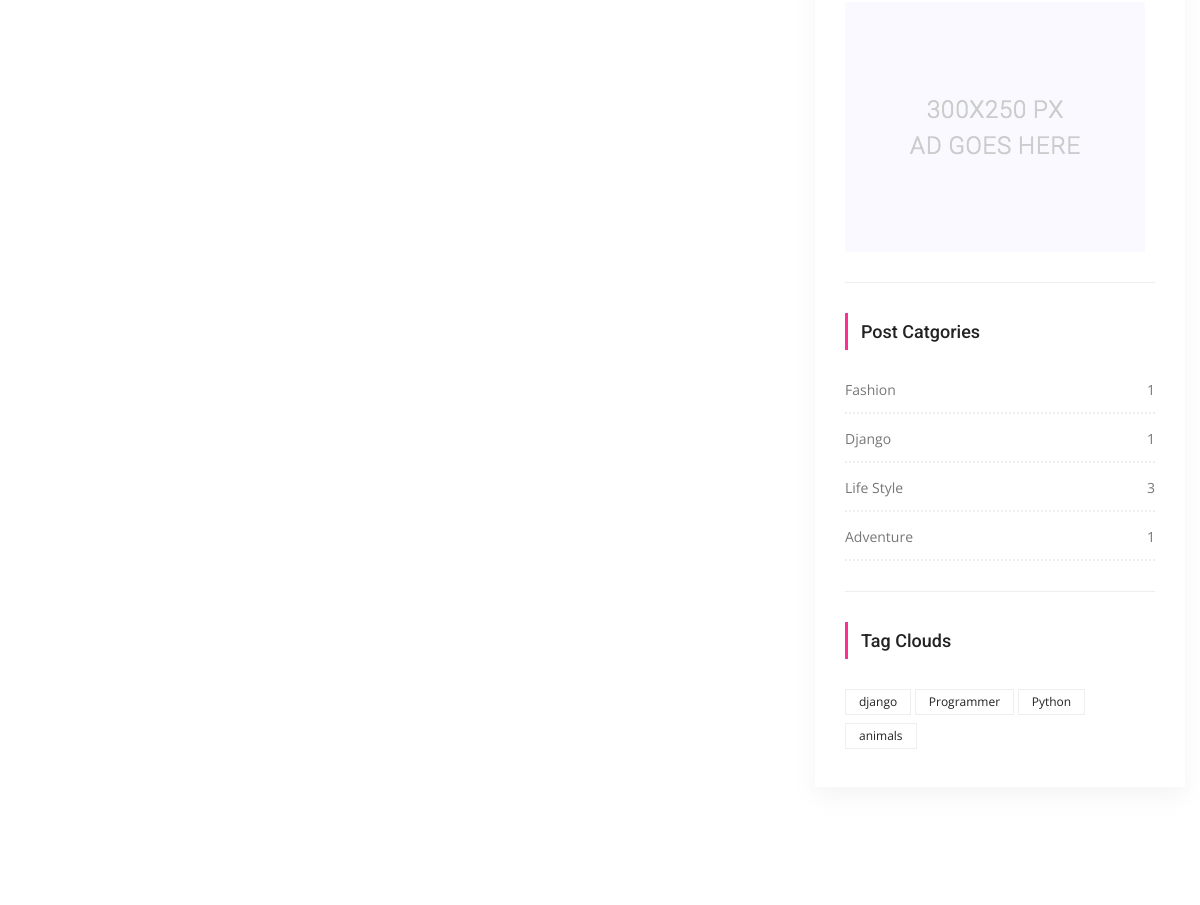
Page /users/register/ (middle part) on the earlier database version.
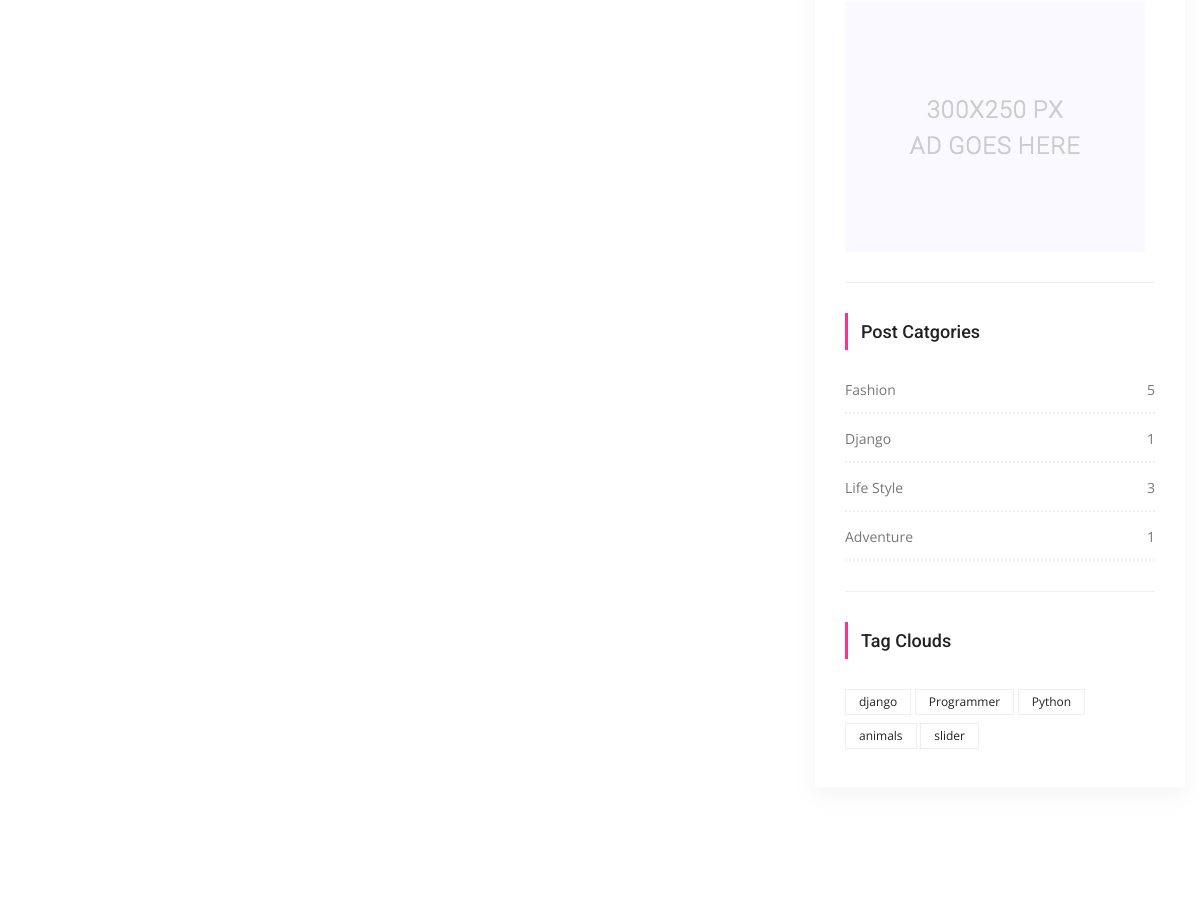
Same page on the later database version.
### posts/models.py (models this page shows, shortened)
class Category(models.Model):
    title = models.CharField(max_length=250)
    slug = models.SlugField(editable=False)
    def post_count(self):
        return self.posts.all().count() #posts -> related_name="posts" dan geliyor..

class Tag(models.Model):
    title = models.CharField(max_length = 50)
    slug = models.SlugField(editable = False )
    def __str__(self):
        return self.title

### users/views.py (the view)
# urls.py: path('register/', RegisterView.as_view(), name='register'),
class RegisterView(CreateView):
    template_name = 'users/register.html'
    form_class = RegisterForm
    success_url = '/' # işlem başarılı login page olana kadar, buraya gitsin.

### posts/templatetags/custom_tags.py (called while the page is built)
@register.simple_tag(name="categories")
def all_categories():
    return Category.objects.all()

@register.simple_tag(name="tags")
def all_tags():
    return Tag.objects.all()

### templates/users/register.html (shortened to what this page needs)
{% extends 'base.html' %}
{% load static %}
    {% block content %}
        <section class="blog_area p_120">
            <div class="container">
                <div class="row">
                    <div class="col-lg-8">
                    </div>
                    {% include 'right_side.html' %}
                </div>
            </div>
        </section>
   {% endblock %}

### templates/right_side.html (shortened to what this page needs)
{% load static %}
{% load custom_tags %}
  <div class="col-lg-4">
            <div class="blog_right_sidebar">
                <aside class="single_sidebar_widget">
                    <a href="#"><img class="img-fluid" src="{% static "img/blog/add.jpg" %}" alt=""></a>
                    <div class="br"></div>
                </aside>
                <aside class="single_sidebar_widget post_category_widget">
                    <h4 class="widget_title">Post Catgories</h4>
                    <ul class="list cat-list">
                       {% categories as categories %}
                        {% for category in categories %}
                        <li>
                            <a href="{% url 'category_detail' pk=category.id slug=category.slug %}" class="d-flex justify-content-between">
                                <p>{{ category.title }}</p>
                                <p>{{ category.post_count }}</p>
                            </a>
                        </li>
                        {% endfor %}
                    </ul>
                    <div class="br"></div>
                </aside>
                <aside class="single-sidebar-widget tag_cloud_widget">
                    <h4 class="widget_title">Tag Clouds</h4>
                    <ul class="list">
                        {% tags as etiketler %}
                        {% for etiket in etiketler %}
                        <li><a href="{% url 'tag_detail' etiket.slug %}">{{ etiket }}</a></li>
                        {% endfor %}
                    </ul>
                </aside>
            </div>
        </div>

Differences in the rows shown:
computed for Category "Fashion": post_count "1" → "5"
added Tag: title "slider"
